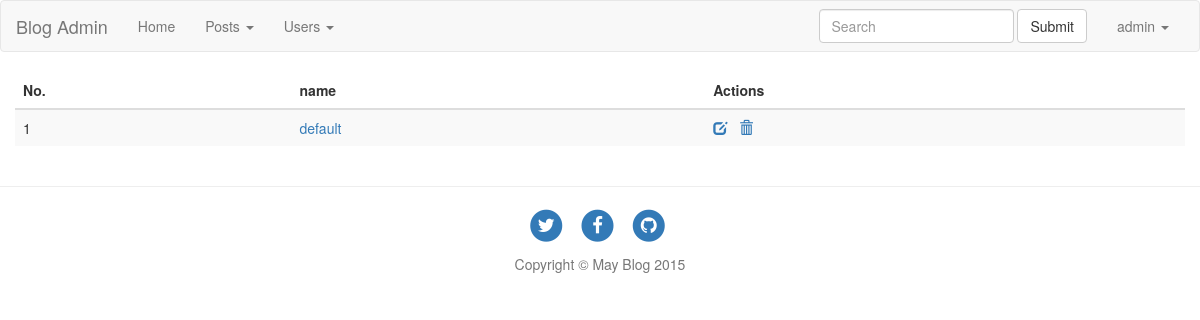
Page /admin/catagory/ (signed in) on the earlier database version.
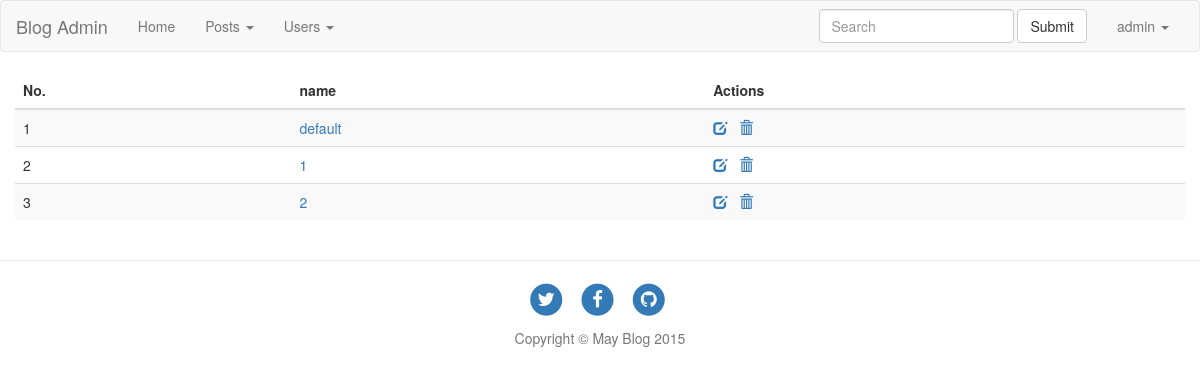
Same page on the later database version.
### main/models.py (models this page shows, shortened)
class Catagory(models.Model):
    name = models.CharField(max_length=256)

### main/views.py (the view)
# urls.py: url(r'^admin/catagory/$', views.AdminCatagory.as_view(), name='admin_catagory'),
class AdminCatagory(View):
    template_name = 'blog_admin/catagory.html'
    @method_decorator(login_required)
    def get(self, request):
        catagories = models.Catagory.objects.all()
        paginator = Paginator(catagories, PER_PAGE_ADMIN)
        page = request.GET.get('page')
        try:
            catagories = paginator.page(page)
        except PageNotAnInteger:
            catagories = paginator.page(1)
        except EmptyPage:
            catagories = paginator.page(paginator.num_pages)
        data = {'catagories':catagories}
        return render(request, self.template_name, data)

### templates/blog_admin/catagory.html (shortened to what this page needs)
{% extends "admin_base.html" %}
{% block main %}
{% load bootstrap3 %}
<div class="row">
    <table class="table table-striped">
        <thead>
            <tr>
                <th>No.</th>
                <th>name</th>
                <th>Actions</th>
            </tr>
        </thead>
        <tbody>
            {% for catagory in catagories %}
            <tr id="post-{{ catagory.id }}">
                <td>{{ forloop.counter }}</td>
                <td><a href="{% url 'main:admin_filter_posts' %}?catagory={{ catagory.id }}">{{ catagory.name }}</a></td>
                <td>
                    <a href="#" class="edit-tag"><span class="glyphicon glyphicon-edit" aria-hidden="true"></span> </a>
                    <a href="#"  class="del-tag"><span class="glyphicon glyphicon-trash" aria-hidden="true"></span> </a>
                </td>
            </tr>
            {% endfor %}
        </tbody>
    </table>
</div>
{% endblock %}

Differences in the rows shown:
added Catagory: name "1"
added Catagory: name "2"
